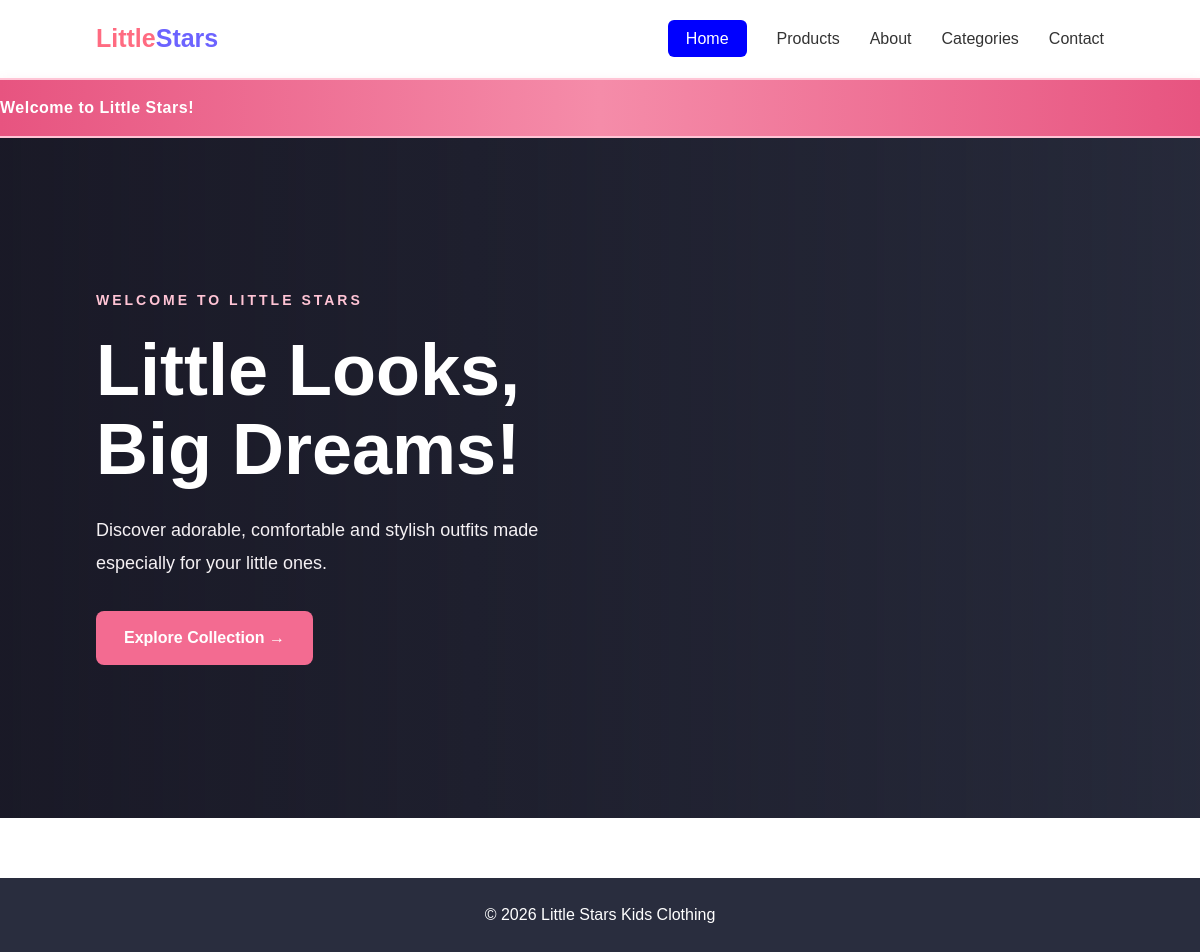
Before: / with the older database file.
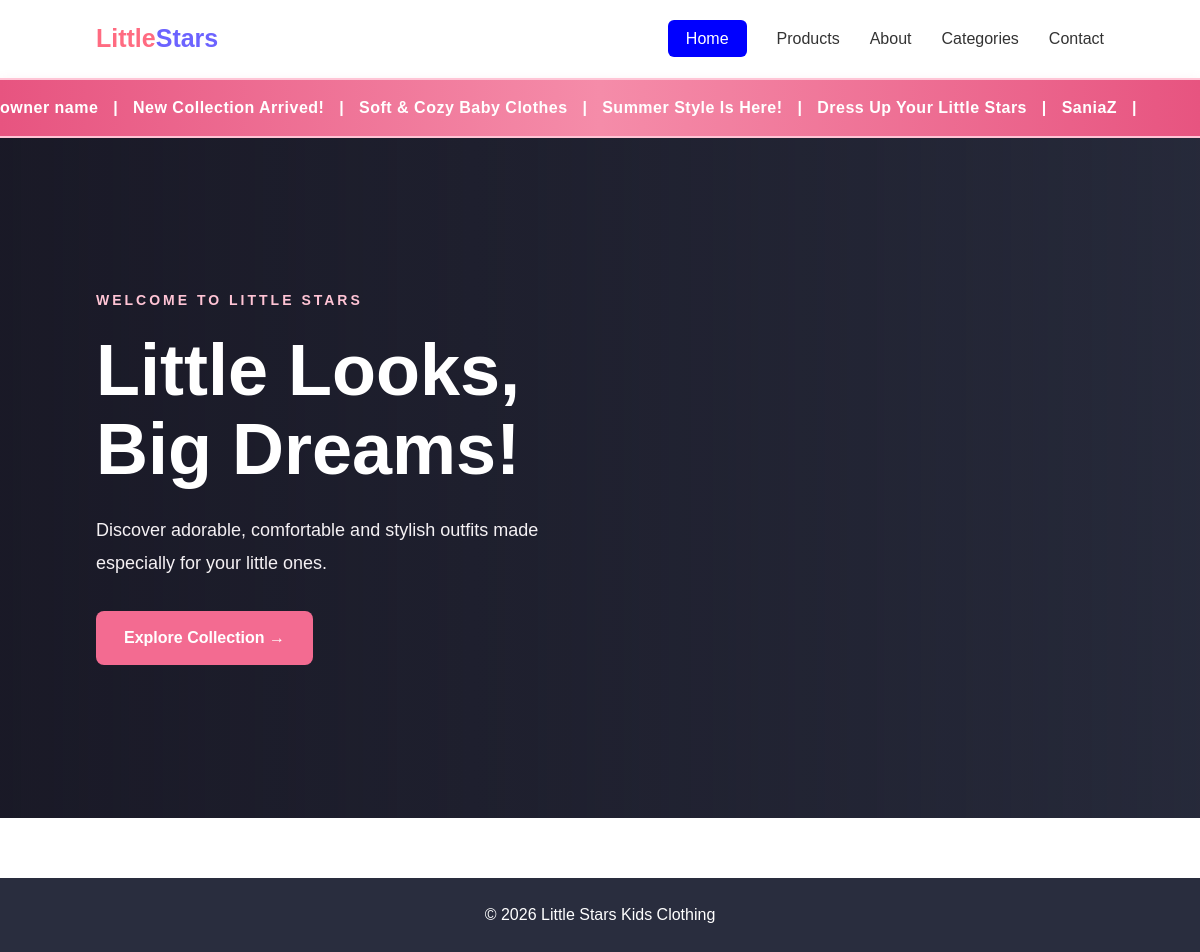
After: the same page with the newer database file.
### news/models.py (models this page shows, shortened)
class News(models.Model):
    title = models.CharField(max_length=200)
    content = HTMLField() # here is the tiny-mc editor
    created_at = models.DateTimeField(auto_now_add=True)

### django_firstproject/views.py (the view)
# urls.py: 2. Add a URL to urlpatterns:  path('', views.home, name='home')
def home(request):
    news_data=News.objects.all()
    return render(request,"home.html",{'news_data':news_data})

### template/home.html (shortened to what this page needs)
{% extends 'base.html' %}
{% load static %}
{% block css %}
<link rel="stylesheet" href="{% static 'css/home_page.css' %}">
{% endblock %}
{% block content %}
<marquee onmouseover='stop()' onmouseout='start()' class="news-marquee" behavior="scroll" direction="left" scrollamount="5">
    {% for news in news_data %}
       <a href="/news_detail/{{news.id}}"> {{ news.title }}<a/> &nbsp; | &nbsp;
    {% empty %}
        Welcome to Little Stars!
    {% endfor %}
</marquee>
<section class="hero-slider">
    <div class="hero-overlay"></div>
    <div class="hero-content">
        <p class="hero-subtitle">WELCOME TO LITTLE STARS</p>
        <h1>
            Little Looks,<br>
            Big Dreams!
        </h1>
        <p class="hero-description">
            Discover adorable, comfortable and stylish
            outfits made especially for your little ones.
        </p>
        <a href="/products/" class="hero-btn">
            Explore Collection →
        </a>
    </div>
</section>
{% endblock %}

### template/base.html (shortened to what this page needs)
{% load static %}
<!doctype html>
<html lang="en">
  <head>
    <script src="https://cdn.jsdelivr.net/npm/@tailwindcss/browser@4"></script>
    <link rel="stylesheet" href="{% static 'css/base.css' %}" />
    {% block css %}{% endblock %}
  </head>
  <body class="">
    <head>
      <nav class="navbar">
        <div class="logo">Little<span>Stars</span></div>
        <ul class="nav-links">
          <li class="{% if request.path == '/' %}active{% endif %}">
            <a href="/">Home</a>
          </li>
          <li class="{% if request.path == '/products/' %}active{% endif %}">
            <a href="{% url 'products' %}">Products</a>
          </li>
          <li class="{% if request.path == '/about/' %}active{% endif %}">
            <a href="{% url 'about' %}">About</a>
          </li>
          <li class="{% if request.path == '/categories/' %}active{% endif %}">
            <a href="{% url 'categories' %}">Categories</a>
          </li>
          <li class="{% if request.path == '/contact/' %}active{% endif %}">
            <a href="{% url 'contact' %}">Contact</a>
          </li>
        </ul>
      </nav>
    </head>
    <main>{% block content %} {% endblock %}</main>
    <footer>
      <p>© 2026 Little Stars Kids Clothing</p>
    </footer>
  </body>
</html>

### static/css/base.css (style rules this page uses)
* { margin: 0; padding: 0; box-sizing: border-box; }
body { font-family: Arial, sans-serif; }
.navbar { background: white; padding: 20px 8%; display: flex; justify-content: space-between; align-items: center; box-shadow: 0 2px 10px rgba(0,0,0,0.08); }
.logo { font-size: 25px; font-weight: bold; color: #ff6b81; }
.logo span { color: #6c63ff; }
.nav-links { display: flex; gap: 30px; list-style: none; }
.nav-links a { text-decoration: none; color: #333; font-weight: 500; }
footer { margin-top: 60px; background: #292d3e; color: white; text-align: center; padding: 25px; }

### static/css/home_page.css (style rules this page uses)
.hero-slider { position: relative; min-height: 650px; height: 85vh; overflow: hidden; display: flex; align-items: center; padding: 60px 8%; background: #292d3e; }
.hero-overlay { position: absolute; inset: 0; background: linear-gradient( 90deg, rgba(20, 18, 30, 0.72) 0%, rgba(20, 18, 30, 0.45) 48%, rgba(20, 18, 30, 0.12) 100% ); z-index: 1; }
.hero-content { position: relative; z-index: 2; max-width: 650px; color: white; }
.hero-subtitle { color: #ffc4d5; font-size: 14px; font-weight: bold; letter-spacing: 3px; margin-bottom: 20px; }
.hero-content h1 { font-size: clamp(42px, 6vw, 76px); line-height: 1.1; font-weight: bold; margin-bottom: 25px; color: white; }
.hero-description { max-width: 520px; font-size: 18px; line-height: 1.8; color: #f5f1f4; margin-bottom: 32px; }
.hero-btn { display: inline-block; padding: 15px 28px; background: #f36b91; color: white; border-radius: 8px; text-decoration: none; font-weight: bold; transition: 0.3s ease; }
.news-marquee { display: block; width: 100%; box-sizing: border-box; padding: 16px 0; background: linear-gradient( 90deg, #e75480, #f58ca9, #e75480 ); color: #ffffff; font-size: 16px; font-weight: 600; letter-spacing: 0.5px; border-top: 2px solid #ffc4d5; border-bottom: 2px solid #ffc4d5; box-shadow: 0 4px 12px rgba(231, 84, 128, 0.15); }
.news-marquee a { color: #ffffff; text-decoration: none; }

### template/base.html (style rules this page uses)
.nav-links .active a { background-color: blue; color: white; padding: 10px 18px; border-radius: 6px; }

Changed rows visible on the page:
added News: title "owner name"
added News: title "New Collection Arrived!"
added News: title "Soft & Cozy Baby Clothes"
added News: title "Summer Style Is Here!"
added News: title "Dress Up Your Little Stars"
added News: title "SaniaZ"
Other visible differences:
text no longer shown: "Welcome to Little Stars!"
